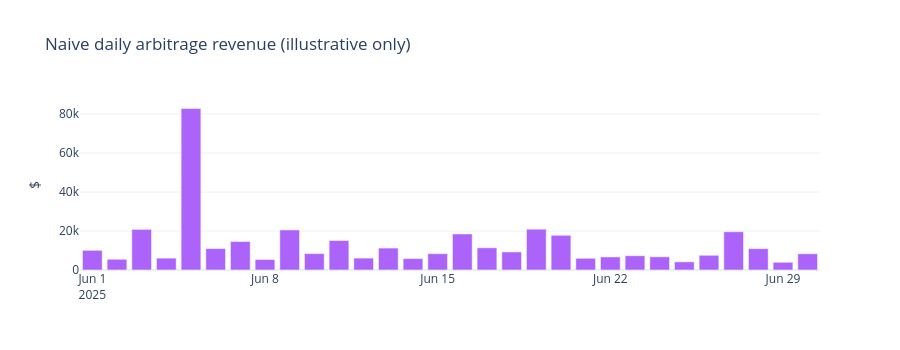

The notebook cell this image was saved under:
### Markdown cell above
## 6. Rough arbitrage sense-of-scale (⚠️ not the M2 optimizer)

This is deliberately naive and **not** the perfect-foresight LP benchmark M2 will build. It ignores round-trip efficiency, degradation cost, the daily cycle limit, and multi-day state-of-charge carryover — it just asks, per day: if a 100MW/200MWh battery charged for 2 hours at that day's 8 cheapest RTM intervals and discharged for 2 hours at that day's 8 priciest intervals, what would that be worth? It's a lower bound on what M2's real LP will find (the LP can also work overnight boundaries, partial-power dispatch, and AS capacity revenue), but it's enough to show the data actually contains real, capturable spread — which is the entire premise of this project.

### Code cell
from ercot_bess.models.battery import BatterySpec  # noqa: E402

spec = BatterySpec()  # 100MW / 200MWh defaults
intervals_to_fill = int(spec.energy_mwh / spec.power_mw / 0.25)  # 15-min intervals to charge/discharge fully
mwh_per_interval = spec.power_mw * 0.25

rtm["date"] = rtm["interval_start"].dt.date
daily_rows = []
for date, day_df in rtm.groupby("date"):
    prices = day_df["spp_usd_per_mwh"].sort_values()
    if len(prices) < 2 * intervals_to_fill:
        continue
    charge_cost = prices.iloc[:intervals_to_fill].sum() * mwh_per_interval
    discharge_revenue = prices.iloc[-intervals_to_fill:].sum() * mwh_per_interval
    daily_rows.append({"date": date, "naive_daily_revenue_usd": discharge_revenue - charge_cost})

naive = pd.DataFrame(daily_rows)
total = naive["naive_daily_revenue_usd"].sum()
print(f"Naive single-cycle-per-day arbitrage, June 2025, HB_HOUSTON: ${total:,.0f}")
print(f"Average per day: ${naive['naive_daily_revenue_usd'].mean():,.0f}")

fig = go.Figure(go.Bar(x=naive["date"].astype(str), y=naive["naive_daily_revenue_usd"], marker_color="#AB63FA"))
fig.update_layout(title="Naive daily arbitrage revenue (illustrative only)", yaxis_title="$", height=350)
fig.show()

### Figure 1 — Plotly figure (JSON) as saved in the notebook; plotly's stock layout.template omitted (floating-point values rounded to 4 significant figures)
{"data": [{"marker": {"color": "#AB63FA"}, "type": "bar", "x": ["2025-06-01", "2025-06-02", "2025-06-03", "2025-06-04", "2025-06-05", "2025-06-06", "2025-06-07", "2025-06-08", "2025-06-09", "2025-06-10", "2025-06-11", "2025-06-12", "2025-06-13", "2025-06-14", "2025-06-15", "2025-06-16", "2025-06-17", "2025-06-18", "2025-06-19", "2025-06-20", "2025-06-21", "2025-06-22", "2025-06-23", "2025-06-24", "2025-06-25", "2025-06-26", "2025-06-27", "2025-06-28", "2025-06-29", "2025-06-30"], "y": [10090.0, 5504.0, 20830.0, 6090.0, 82830.0, 11000.0, 14610.0, 5366.0, 20570.0, 8421.0, 15110.0, 6110.0, 11250.0, 5856.0, 8378.0, 18500.0, 11370.0, 9280.0, 20930.0, 17800.0, 6006.0, 6706.0, 7330.0, 6775.0, 4191.0, 7551.0, 19640.0, 10950.0, 3961.0, 8340.0]}], "layout": {"height": 350, "title": {"text": "Naive daily arbitrage revenue (illustrative only)"}, "yaxis": {"title": {"text": "$"}}}}
